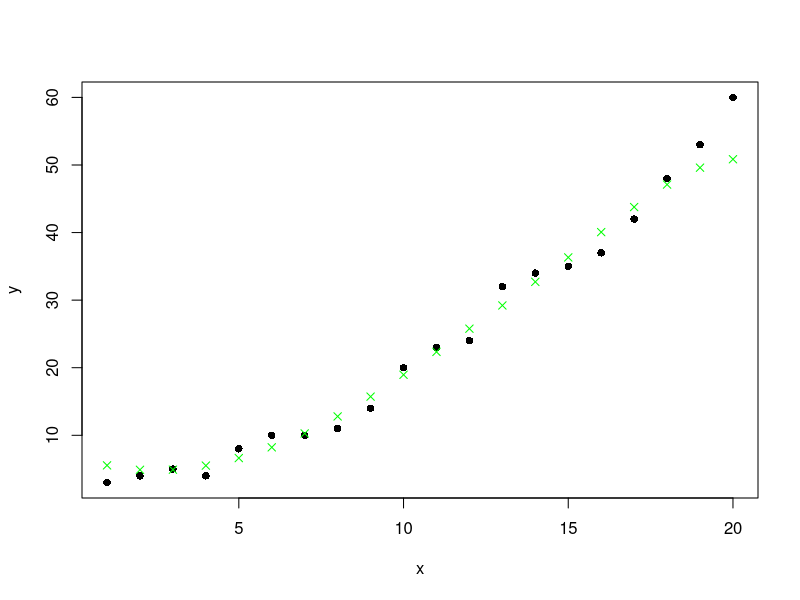
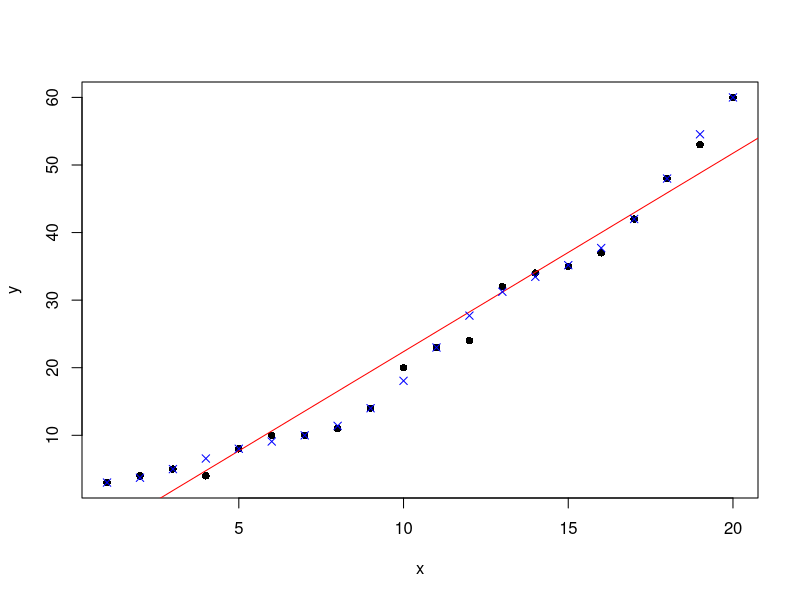

R code for these plots, in order:
x <- 1:20
y <- c(3,4,5,4,8,10,10,11,14,20,23,24,32,34,35,37,42,48,53,60)
train <- data.frame(x, y)

plot(train, pch=16)

model <- lm(y ~ x, train)

install.packages('e1071', dependencies=TRUE)
library(e1071)
model_svm <- svm(y ~ x, train)
pred <- predict(model_svm, train)
points(train$x, pred, col="green", pch=4)


svm_tune <- tune(svm, y ~ x, data=train, ranges=list(epsilon=seq(0,1,0.01), cost=2^(2:9)))
best_mod <- svm_tune$best.model
best_mod_pred <- predict(best_mod, train)

plot(train, pch=16)
abline(model, col="red")
points(train$x, best_mod_pred, col="blue", pch=4)

print(summary(model_svm))
